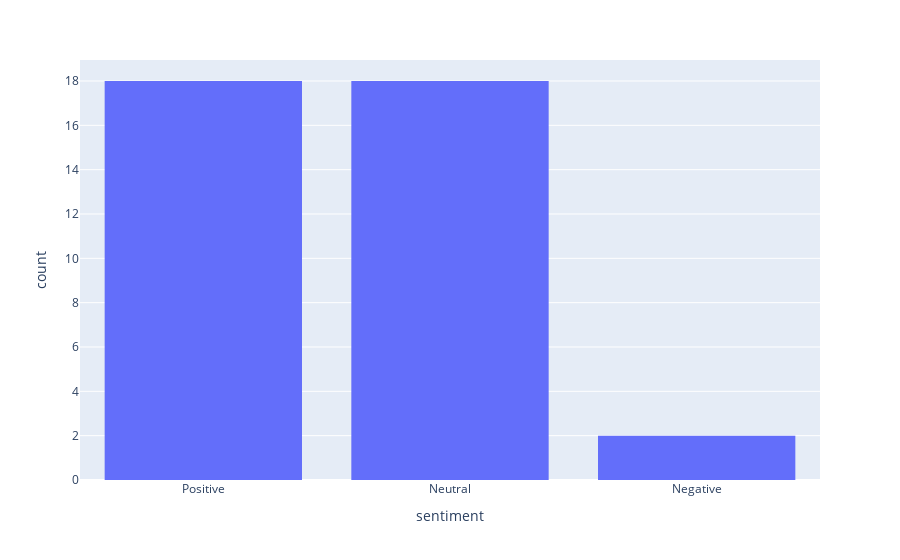

The notebook cell saved with this chart:
### Code cell
import plotly.express as px
fig = px.histogram(tweets_df, x="sentiment", nbins=3)
fig.show()

### Figure 1 — Plotly figure (JSON) as saved in the notebook; plotly's stock layout.template omitted (floating-point values rounded to 4 significant figures)
{"data": [{"alignmentgroup": "True", "bingroup": "x", "hovertemplate": "sentiment=%{x}<br>count=%{y}<extra></extra>", "legendgroup": "", "marker": {"color": "#636efa", "pattern": {"shape": ""}}, "name": "", "nbinsx": 3, "offsetgroup": "", "orientation": "v", "showlegend": false, "type": "histogram", "x": ["Positive", "Positive", "Positive", "Neutral", "Neutral", "Neutral", "Positive", "Neutral", "Neutral", "Positive", "Positive", "Neutral", "Positive", "Neutral", "Neutral", "Negative", "Neutral", "Positive", "Positive", "Positive", "Positive", "Neutral", "Negative", "Neutral", "Neutral", "Positive", "Neutral", "Neutral", "Neutral", "Positive", "Neutral", "Positive", "Positive", "Neutral", "Neutral", "Positive", "Positive", "Positive"], "xaxis": "x", "yaxis": "y"}], "layout": {"barmode": "relative", "legend": {"tracegroupgap": 0}, "margin": {"t": 60}, "xaxis": {"anchor": "y", "domain": [0, 1], "title": {"text": "sentiment"}}, "yaxis": {"anchor": "x", "domain": [0, 1], "title": {"text": "count"}}}}
